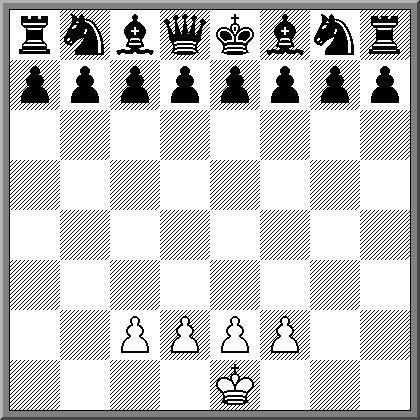
#> input picture pieces/board_w_pieces.png, 420 x 420 px
$ python trial_error_max.py
#> lines starting #> are read from the running program, lines starting #| are printed output that depends on the picture; after the words box and inside, x2 and y2 are one past the last pixel; in counts of white or black regions, pixels touching at a corner belong together
from PIL import Image, ImageDraw, ImageOps, ImageChops
from chess_recognition import Board


def convert_to_bw(im):
    im.convert("RGB")
    im.convert("1")
    w,h = im.size
    for i in range(w):
        for j in range(h):
            r,g,b = im.getpixel((i,j))
            brightness = int(round(0.299 * r + 0.587 * g + 0.114 * b))
            if brightness < 20:
                im.putpixel((i,j),(0,0,0))
            else:
                im.putpixel((i,j),(255,255,255))


#input: image
#returns image cropped to board size
def find_border (im):
    w,h = im.size
    a1,a2,b1,b2 = -1,-1,-1,-1

    #convert to b/w
    convert_to_bw(im)

    im.show()

    #convert grey pixels to white
    for i in range(w):
        for j in range(h):
            r,g,b = im.getpixel((i,j))
            if (r != 0 and r != 255):
                im.putpixel((i,j),(255,255,255))

    im.show()

    for i in range(w):
        r,g,b = im.getpixel((w/2,i))
        if r != 255:
            a1 = i
            break

    for i in range(h):
        r,g,b = im.getpixel((i,h/2))
        if r != 255:
            a2 = i
            break

    for i in range(w-1,0,-1):
        r,g,b = im.getpixel((i,w/2))
        if r != 255:
            b1 = i
            break

    for i in range(h-1,0,-1):
        r,g,b = im.getpixel((h/2,i))
        if r != 255:
            b2 = i
            break

    print(a1,a2,b1,b2)
    img = im.crop((a1+1,a2+1,b1,b2))
    return img


def load_board_from_image(file_path):
    im = Image.open(file_path,"r")
    im = find_border(im)
    w,h = im.size

    #draws lines on squares limits (calculated from image h/w)
    for i in range(1,8):
        fila = w*i/8
        columna = w*i/8
        drawF = ImageDraw.Draw(im)
        drawF.line((0,fila,w,fila),fill="#0000FF")
        drawC = ImageDraw.Draw(im)
        drawC.line((columna,0,columna,h),fill="#0000FF")

    return im

load_board_from_image("pieces/board_w_pieces.png").show() #works
#> in load_board_from_image, im is the input picture: PIL image 420x420 RGB; min 0, max 255, mean 198.1
#> after the loop in convert_to_bw, `for i in range(w):`:
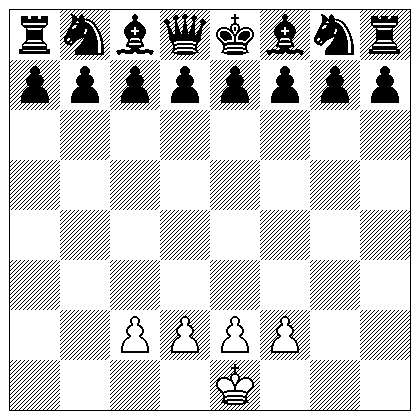
#> im: PIL image 420x420 RGB; 81.9% white; 481 black regions (206 under 20 px), largest, box (x1, y1, x2, y2) and area: (9, 9, 411, 411) 10871, (110, 60, 160, 110) 987, (210, 60, 260, 110) 987
#> the loop in find_border, `for i in range(w):` made 10 passes
#> (r, g, b) on passes 1 to 10: (255, 255, 255), (255, 255, 255), (255, 255, 255), (255, 255, 255), (255, 255, 255), (255, 255, 255), (255, 255, 255), (255, 255, 255), (255, 255, 255), (0, 0, 0)
#> the loop in find_border, `for i in range(h):` made 10 passes
#> the loop in find_border, `for i in range(w-1,0,-1):` made 10 passes
#> the loop in find_border, `for i in range(h-1,0,-1):` made 10 passes
#| 9 9 410 410
#> in find_border, `img = im.crop((a1+1,a2+1,b1,b2))`:
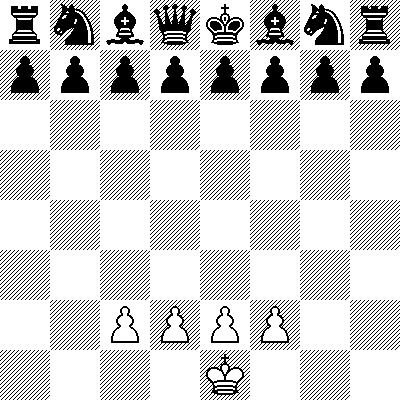
#> img: PIL image 400x400 RGB; 81% white; 623 black regions (271 under 20 px), largest, box (x1, y1, x2, y2) and area: (50, 0, 100, 50) 1283, (150, 0, 200, 50) 1135, (350, 0, 400, 50) 1033
#> after the loop in load_board_from_image, `for i in range(1,8):`:
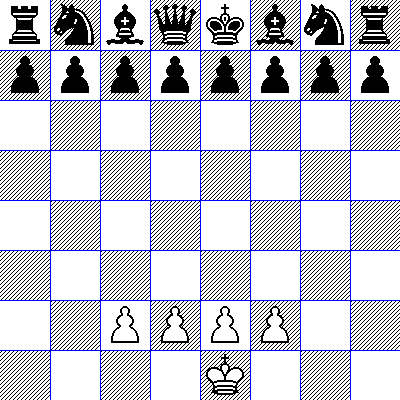
#> im: PIL image 400x400 RGB; mean R, G, B 198.9, 198.9, 207.7
load_board_from_image("pieces/board1.jpg").show() #fails converting to b/w
#> (the run stopped early here; a loop or call above may not have finished)
